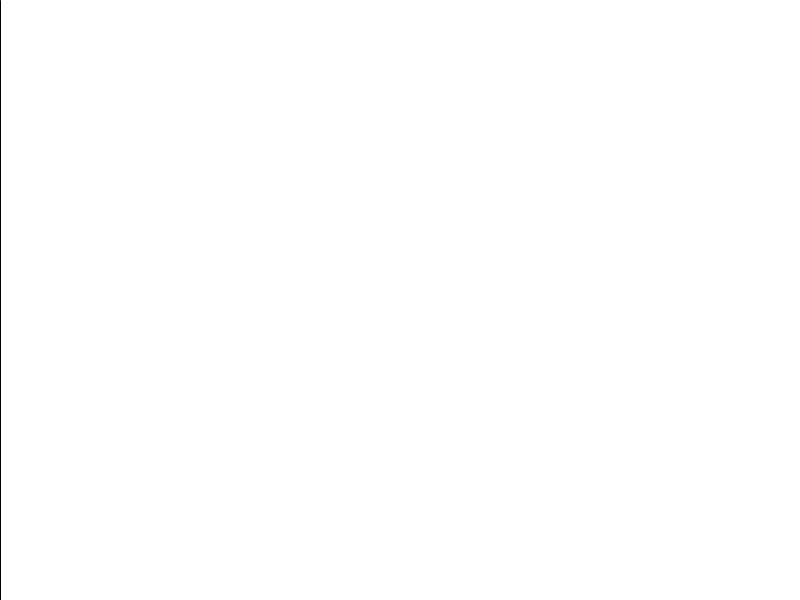
Frame 1 (no input)
Frame 60 (the mouse pressed at the canvas centre just before this capture): identical to frame 1, image omitted
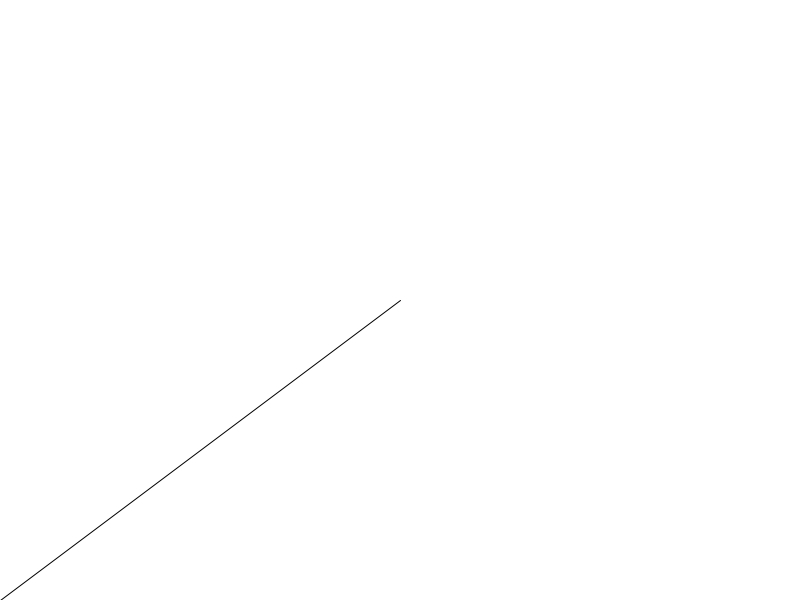
Frame 120 (the mouse held since frame 60 and released just before this capture)

The Processing sketch that drew these frames (run headless with seeded random() and noise(); from frame 60 on, the mouse is pressed at the canvas centre):

// Processing sketch: gives_back_angle
// ── gives_back_angle.pde
//declare variables


void setup () {
  size(800, 600); //canvas size
}

void draw () {
  background(255); //draw bg

  line(0, 600, mouseX, mouseY); //draw line
  float a = atan(sqrt(sq(mouseY) + sq(mouseX)));
  println(a);
}
